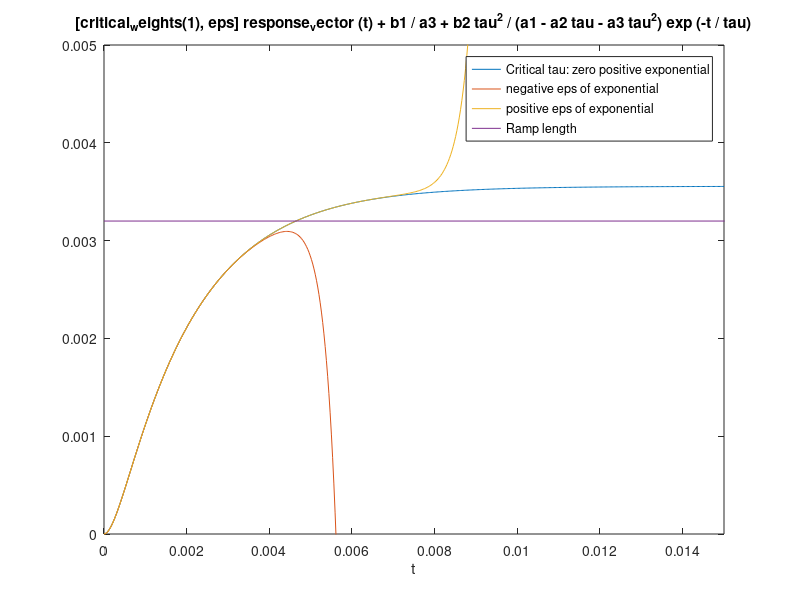

Write the MATLAB code that produced this figure.
% Saved parameters
p0 = 13609200;
pR0 = p0;
pL0 = p0;
c = 347.1887;
rho0 = 158.0627;
A_Rbehind = 0.0802;
A_R = 0.0891;
A_L = 0.1032;
rampLength = 0.0032;
m = 28.6020;

%% First attempt for critical tau
% sigma = 1/sqrt(pR0 * A_Rbehind / rampLength /m);
% alpha = @ (tau) -tau^2 * pL0 * A_L / ...
%     (pR0 * A_Rbehind / rampLength * tau^2 + rho0 * c * A_L * tau - m);
% 
% group = @(tau) -(pR0 * A_Rbehind/rampLength * tau^2 + rho0 * c * A_L * tau - m) / (tau^2 * pL0 * A_L);
% f = @(tau) sqrt(pR0*A_Rbehind / rampLength /m) - tau * (1 + A_R/A_Rbehind * rampLength * group(tau));
% tau_star = fzero(f, 1e-4)

%% Parametric
a1 = m;
a2 = rho0 * c * A_L;
a3 = pR0 * A_Rbehind / rampLength;
b1 = pR0 * A_R;
b2 = pL0 * A_L;

% Imag frequencies of system response
nu1 = (-a2 - sqrt(a2^2 + 4*a1*a3)) / (2*a1);
nu2 = (-a2 + sqrt(a2^2 + 4*a1*a3)) / (2*a1);

% System response constants
BC_particular = @(tau) [b1/a3 + b2*tau^2 / (a1 - a2*tau - a3*tau^2);
                        -b2*tau / (a1 - a2*tau - a3*tau^2)];
mode_weights = @(tau) -[1, 1; nu1, nu2] \ BC_particular(tau);
% Modes
response_vector = @(t) [exp(nu1*t); ...
                        exp(nu2*t)];

% For some tau, plot the asymptotic behaviour
tau = 1.8831e-3; % Critical tau
tau = 1.8831e-3;
response = @(t) mode_weights(tau)' * response_vector(t) + b1/a3 + ...
    b2*tau^2 / (a1 - a2*tau - a3*tau^2) * exp(-t/tau);
ezplot(response, [0, 5e-3])
% ylim(rampLength*[-1, 1]);

%% Critical tau is near where c_2 (for nu2, exponential growth mode)
figure(1); clf;
tFinal = 0.015;
tau_star = fzero(@(tau) [0 1] * mode_weights(tau), 2e-3);
critical_weights = mode_weights(tau_star);
response = @(t) [critical_weights(1) 0] * response_vector(t) + b1/a3 + ...
b2*tau^2 / (a1 - a2*tau - a3*tau^2) * exp(-t/tau);
ezplot(response, [0, tFinal])
hold on

% Negative eps exponential
response = @(t) [critical_weights(1) -1e5*eps] * response_vector(t) + b1/a3 + ...
b2*tau^2 / (a1 - a2*tau - a3*tau^2) * exp(-t/tau);
ezplot(response, [0, tFinal])

% Positive eps exponential
response = @(t) [critical_weights(1) eps] * response_vector(t) + b1/a3 + ...
b2*tau^2 / (a1 - a2*tau - a3*tau^2) * exp(-t/tau);
ezplot(response, [0, tFinal])

ylim([0, 5e-3])
plot([0, 0.05], rampLength*[1 1])
legend({'Critical tau: zero positive exponential', ...
    'negative eps of exponential',...
    'positive eps of exponential','Ramp length'}, 'location', 'best')